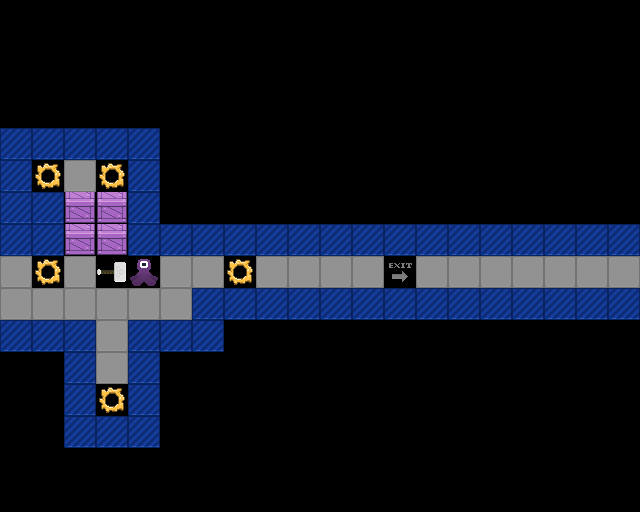

This is a level from a 2D game, rendered from its Tiled map with the project's own tilesets. A one-line summary and the complete map file follow:
An orthogonal 20x16 tile map with 32x32 px tiles, 1 tile layer (Tile Layer 1).

<map version="1.5" tiledversion="1.7.0" orientation="orthogonal" renderorder="right-down" width="20" height="16" tilewidth="32" tileheight="32" infinite="0" nextlayerid="2" nextobjectid="1">
 <tileset firstgid="1" source="project-mjolnir.tsx" />
 <layer id="1" name="Tile Layer 1" width="20" height="16">
  <data encoding="csv">
0,0,0,0,0,0,0,0,0,0,0,0,0,0,0,0,0,0,0,0,
0,0,0,0,0,0,0,0,0,0,0,0,0,0,0,0,0,0,0,0,
0,0,0,0,0,0,0,0,0,0,0,0,0,0,0,0,0,0,0,0,
0,0,0,0,0,0,0,0,0,0,0,0,0,0,0,0,0,0,0,0,
4,4,4,4,4,0,0,0,0,0,0,0,0,0,0,0,0,0,0,0,
4,2,3,2,4,0,0,0,0,0,0,0,0,0,0,0,0,0,0,0,
4,4,21,21,4,0,0,0,0,0,0,0,0,0,0,0,0,0,0,0,
4,4,21,21,4,4,4,4,4,4,4,4,4,4,4,4,4,4,4,4,
3,2,3,49,50,3,3,2,3,3,3,3,8,3,3,3,3,3,3,3,
3,3,3,3,3,3,4,4,4,4,4,4,4,4,4,4,4,4,4,4,
4,4,4,3,4,4,4,0,0,0,0,0,0,0,0,0,0,0,0,0,
0,0,4,3,4,0,0,0,0,0,0,0,0,0,0,0,0,0,0,0,
0,0,4,2,4,0,0,0,0,0,0,0,0,0,0,0,0,0,0,0,
0,0,4,4,4,0,0,0,0,0,0,0,0,0,0,0,0,0,0,0,
0,0,0,0,0,0,0,0,0,0,0,0,0,0,0,0,0,0,0,0,
0,0,0,0,0,0,0,0,0,0,0,0,0,0,0,0,0,0,0,0
</data>
 </layer>
</map>
